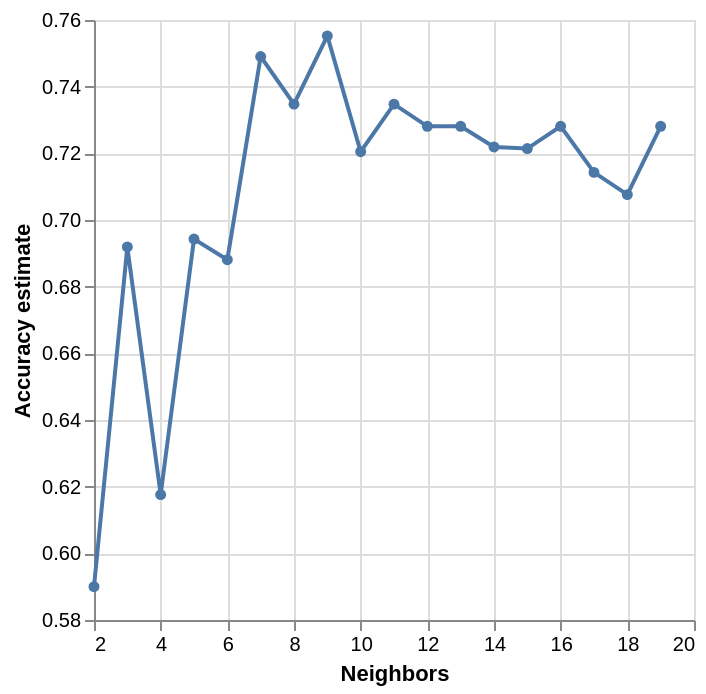

The notebook cell saved with this chart:
### Markdown cell above
Cross validation

### Code cell
from sklearn.model_selection import cross_validate
from sklearn.model_selection import GridSearchCV

knn = KNeighborsClassifier()
player_tune_pipe = make_pipeline(player_preprocessor, knn)

parameter_grid = {
    "kneighborsclassifier__n_neighbors": range(2, 20, 1),
}

player_tune_grid = GridSearchCV(
    estimator=player_tune_pipe,
    param_grid=parameter_grid,
    cv=10
)

player_tune_grid.fit(
    player_train[["played_hours", "age"]],
    player_train["subscribe"]
)

accuracies_grid = pd.DataFrame(player_tune_grid.cv_results_)
accuracies_grid.info()

accuracies_grid["sem_test_score"] = accuracies_grid["std_test_score"] / 10**(1/2)
accuracies_grid = (
    accuracies_grid[[
        "param_kneighborsclassifier__n_neighbors",
        "mean_test_score",
        "sem_test_score"
    ]]
    .rename(columns={"param_kneighborsclassifier__n_neighbors": "n_neighbors"})
)
accuracies_grid

accuracy_vs_k = alt.Chart(accuracies_grid).mark_line(point=True).encode(
    x=alt.X("n_neighbors").title("Neighbors"),
    y=alt.Y("mean_test_score")
        .scale(zero=False)
        .title("Accuracy estimate")
)

accuracy_vs_k

### Figure 1 — Vega-Lite specification as saved in the notebook (floating-point values rounded to 4 significant figures)
{"config": {"view": {"continuousWidth": 300, "continuousHeight": 300}}, "data": {"name": "data-0aec9cb7219d236198c82409cab6f474"}, "mark": {"type": "line", "point": true}, "encoding": {"x": {"field": "n_neighbors", "title": "Neighbors", "type": "quantitative"}, "y": {"field": "mean_test_score", "scale": {"zero": false}, "title": "Accuracy estimate", "type": "quantitative"}}, "$schema": "https://vega.github.io/schema/vega-lite/v5.20.1.json", "datasets": {"data-0aec9cb7219d236198c82409cab6f474": [{"n_neighbors": 2, "mean_test_score": 0.59, "sem_test_score": 0.03641}, {"n_neighbors": 3, "mean_test_score": 0.6919, "sem_test_score": 0.03656}, {"n_neighbors": 4, "mean_test_score": 0.6176, "sem_test_score": 0.04083}, {"n_neighbors": 5, "mean_test_score": 0.6943, "sem_test_score": 0.01648}, {"n_neighbors": 6, "mean_test_score": 0.6881, "sem_test_score": 0.02447}, {"n_neighbors": 7, "mean_test_score": 0.749, "sem_test_score": 0.02065}, {"n_neighbors": 8, "mean_test_score": 0.7348, "sem_test_score": 0.01975}, {"n_neighbors": 9, "mean_test_score": 0.7552, "sem_test_score": 0.02164}, {"n_neighbors": 10, "mean_test_score": 0.7205, "sem_test_score": 0.01842}, {"n_neighbors": 11, "mean_test_score": 0.7348, "sem_test_score": 0.02613}, {"n_neighbors": 12, "mean_test_score": 0.7281, "sem_test_score": 0.02078}, {"n_neighbors": 13, "mean_test_score": 0.7281, "sem_test_score": 0.02078}, {"n_neighbors": 14, "mean_test_score": 0.7219, "sem_test_score": 0.02496}, {"n_neighbors": 15, "mean_test_score": 0.7214, "sem_test_score": 0.01695}, {"n_neighbors": 16, "mean_test_score": 0.7281, "sem_test_score": 0.02522}, {"n_neighbors": 17, "mean_test_score": 0.7143, "sem_test_score": 0.01287}, {"n_neighbors": 18, "mean_test_score": 0.7076, "sem_test_score": 0.01342}, {"n_neighbors": 19, "mean_test_score": 0.7281, "sem_test_score": 0.00874}]}}
